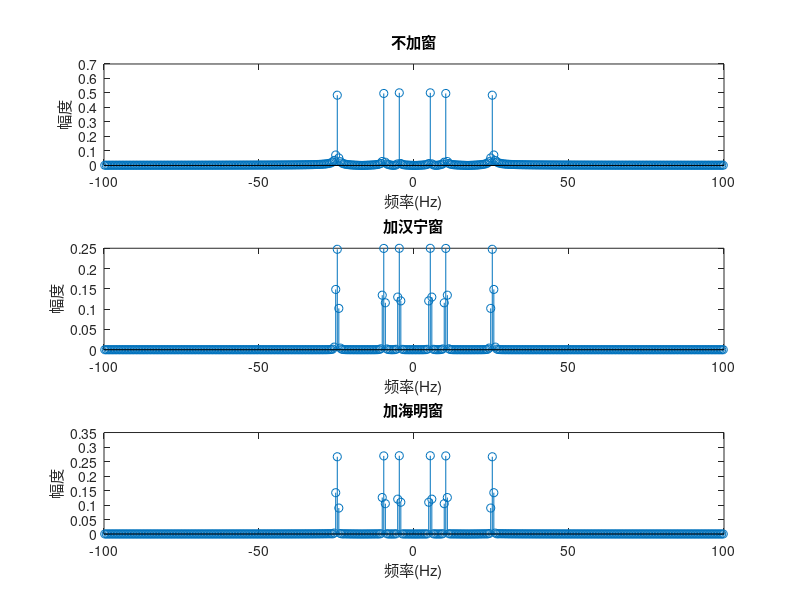

Reproduce this figure in MATLAB.
% 加窗与不加窗的区别
fs=200;   %采样率
T=2;  %脉冲宽度
N=fs*T;


t=linspace(0,T,N);
y=sin(10*pi*t)+sin(20*pi*t)+sin(50*pi*t);



n=1:N;

w1=(sin(n.*pi./N)).^2;
w2=0.54-0.46*cos(2*pi.*n/N);

y1=y.*w1;
y2=y.*w2;

Y=fft(y)./N;
Yshift=fftshift(Y);
w=(-(N-1)/2:(N-1)/2)*fs/length(y);
subplot(3,1,1);
stem(w,abs(Yshift));
title("不加窗");
xlabel("频率(Hz)");
ylabel("幅度"); 


Y1=fft(y1)./N;
Y1shift=fftshift(Y1);
subplot(3,1,2);
stem(w,abs(Y1shift));
title("加汉宁窗");
xlabel("频率(Hz)");
ylabel("幅度");



Y2=fft(y2)./N;
Y2shift=fftshift(Y2);
subplot(3,1,3);
stem(w,abs(Y2shift));
title("加海明窗");
xlabel("频率(Hz)");
ylabel("幅度");
